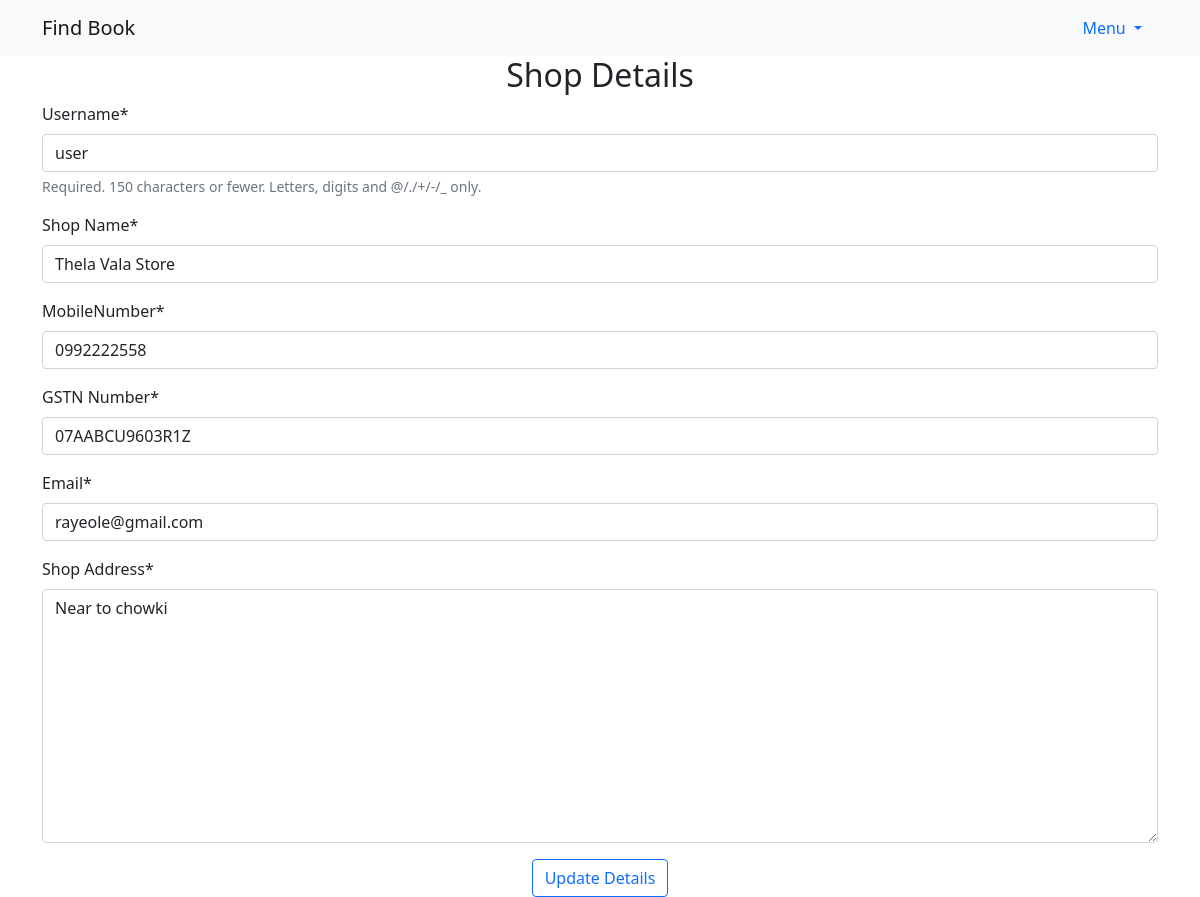
/shop/ (signed in), run on the app's committed database.
### user/models.py (models this page shows, shortened)
class User(AbstractUser):
    shopName = models.CharField(_("Shop Name"), max_length=100, default="")
    latitude = models.DecimalField(max_digits=9, decimal_places=6, default=0)
    longitude = models.DecimalField(max_digits=9, decimal_places=6, default=0)
    mobileNumber = models.CharField(max_length=12, default="")
    shopAddress = models.TextField("Shop Address", default="")
    email = models.EmailField(_("Email"),unique=True, max_length=254, default="")
    gstn = models.CharField(_("GSTN Number"), unique=True, max_length=16, default="")
    isVerified = models.BooleanField(_("Is Verified"), default=False)
    created = models.DateTimeField(_("Created At"),auto_now_add=True)
    lastUpdated = models.DateTimeField(_("Last Updated At"),auto_now=True)

### user/views.py (the view)
# urls.py: path("", views.profile, name="profile"),
@login_required(login_url="/user/login/")
def profile(request):
    if request.method =="POST":
        form = forms.ShopProfileForm(request.POST or None, instance=request.user)
        if form.is_valid():
            form = form.save()
            return redirect('user:profile')
    else:
        form = forms.ShopProfileForm(instance=request.user)
    return render(request, "profile.html", {'form' :form})

### user/forms.py
class ShopProfileForm(forms.ModelForm):
    class Meta:
        model = models.User
        fields = ("username","shopName", "mobileNumber", "gstn", "email", "shopAddress")

### user/templates/profile.html (shortened to what this page needs)
{% extends 'base.html' %} {% load crispy_forms_tags %} {% block content %}
<div class="container">
  <div class="shop-wrap">
    <h2 class="text-center">Shop Details</h2>
    <form method="post" class="signup-form" id="signup">
      <div class="row h-100">{{form | crispy}}</div>
      <div class="shop-btn text-center shop-account-btn">
        <button type="submit" class="btn btn-outline-primary">
          Update Details
        </button>
      </div>
    </form>
  </div>
</div>
{% endblock content %}

### data on the page
User: username "user", shopName "Thela Vala Store", mobileNumber "0992222558", gstn "07AABCU9603R1Z", email "rayeole@gmail.com", shopAddress "Near to chowki"
